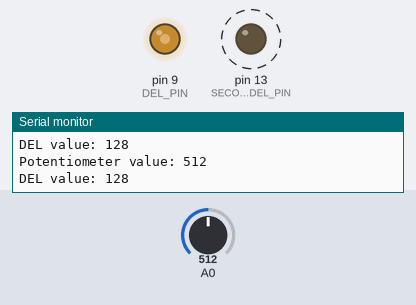
Recording of a sketch running on a simulated Arduino Uno, built with avr-gcc and run on an emulated ATmega328P. Parts: output pins drawn as LEDs (lit = HIGH), the last lines printed to the serial monitor. Dashed ring = blinking. The inputs (shaded band) are chosen by the test bench; at power-on: A0 = 512.

Above: at 1.2 s.
1.3 s: A0 set to 716
At 1.8 s:
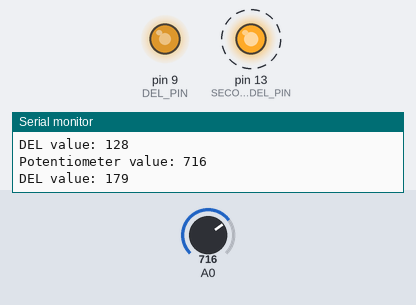
4.3 s: A0 set to 900
At 4.9 s:
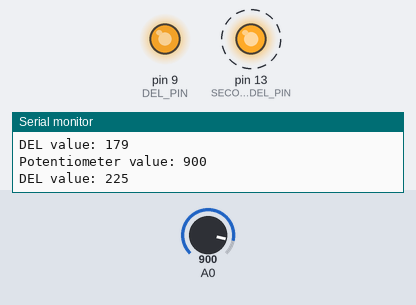
7.3 s: A0 set to 122
At 7.9 s:
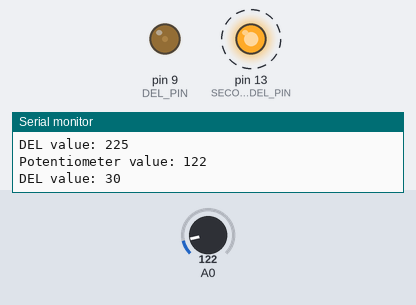
10.3 s: A0 set to 0
At 10.9 s:
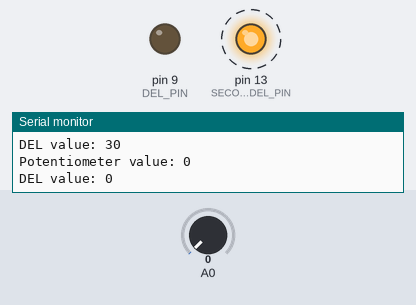
Timing chart, 0 to 14.3 s (numbered marks = the images above; inputs shaded):
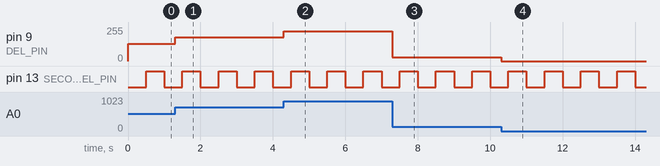

Measured:
- after the input at 1.3 s, pin 9 (DEL_PIN): 128/255 → 179/255 at once
- after the input at 4.3 s, pin 9 (DEL_PIN): 179/255 → 225/255 at once
- after the input at 7.3 s, pin 9 (DEL_PIN): 225/255 → 30/255 at once
- after the input at 10.3 s, pin 9 (DEL_PIN): 30/255 → 0/255 at once
- by itself, pin 13 (SECOND_DEL_PIN): alternates HIGH for 0.50 s and LOW for 0.50 s

The sketch:

sketch_session_6.ino
```cpp
#define DEL_PIN 9
#define SECOND_DEL_PIN 13
#define INTERVAL 500

void setup() {
  Serial.begin(9600);
  pinMode(DEL_PIN, OUTPUT);
  pinMode(SECOND_DEL_PIN, OUTPUT);
}

unsigned long prevMillis = 0;

void loop() {
  int potentiometerValue = analogRead(A0);
  byte delIntensity = potentiometerValue / 4;
  analogWrite(DEL_PIN, delIntensity);
  unsigned long currentMillis = millis();

  if (currentMillis - prevMillis >= INTERVAL) {
    prevMillis = currentMillis;
    digitalWrite(SECOND_DEL_PIN, !digitalRead(SECOND_DEL_PIN));
    /* Log */
    Serial.print("Potentiometer value: ");
    Serial.println(potentiometerValue);
    Serial.print("DEL value: ");
    Serial.println(delIntensity);
  }
}
```
